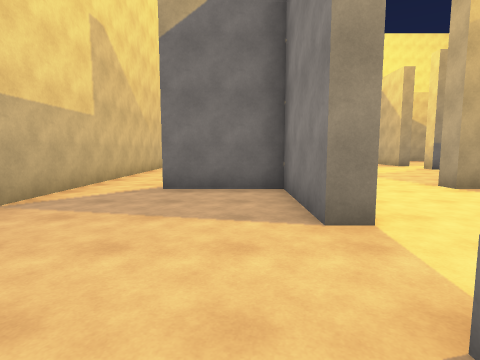
View 1 (above)

24 first-person views from a walk through a 3-D level made in the Unity game engine. The camera is 1.5 m above the floor, tilts 6° down and sees 80° across. The floor is counted in squares, 2 m on a side. Each view is taken from the middle of a square. On the plan, view 1 faces up. The plan holds only what a view shows up to about 10 squares ahead; the rest is blank. The player character is not drawn.

View 2
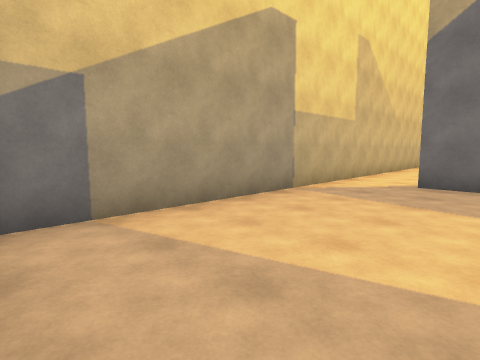

View 3
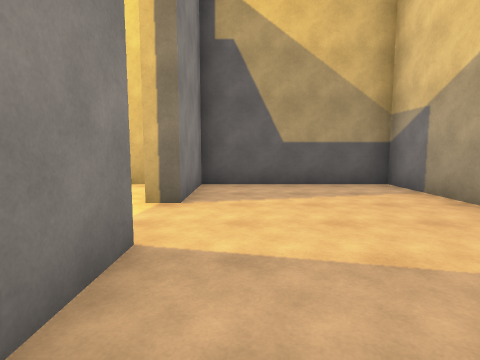

View 4
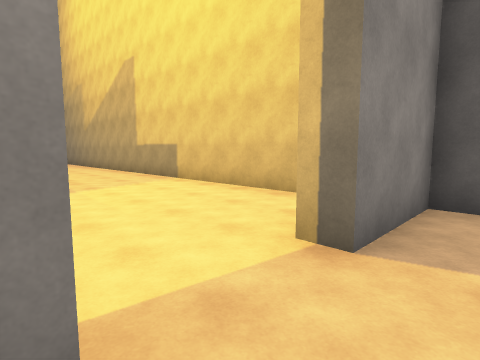

View 5
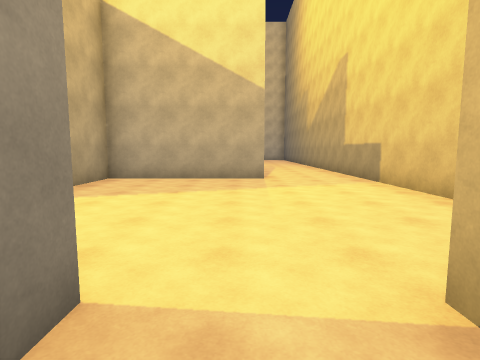

View 6
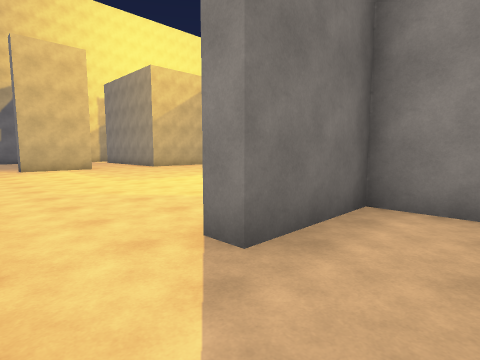

View 7
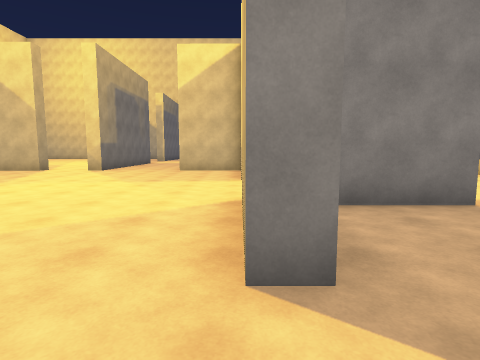

View 8
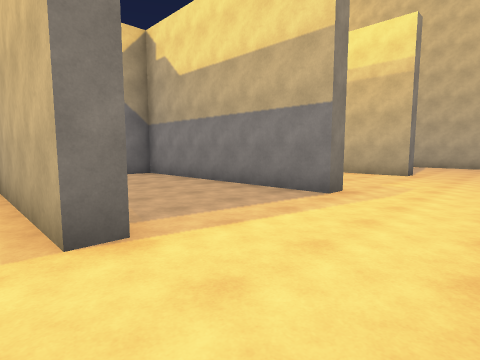

View 9
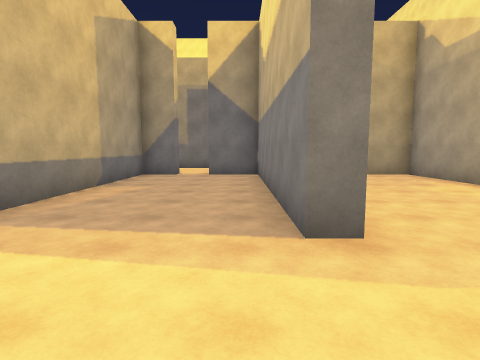

View 10
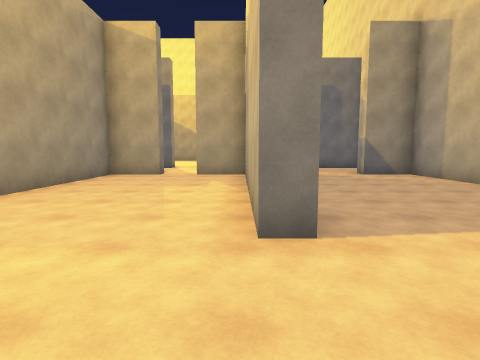

View 11
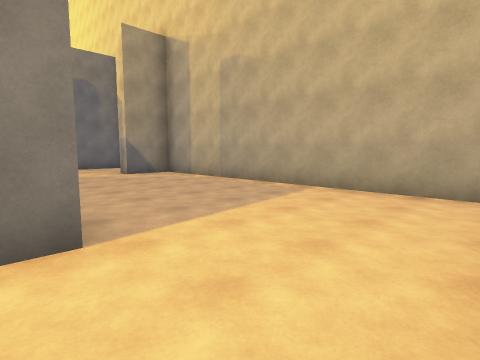

View 12
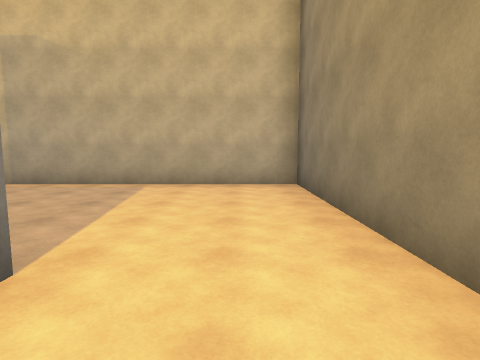

View 13
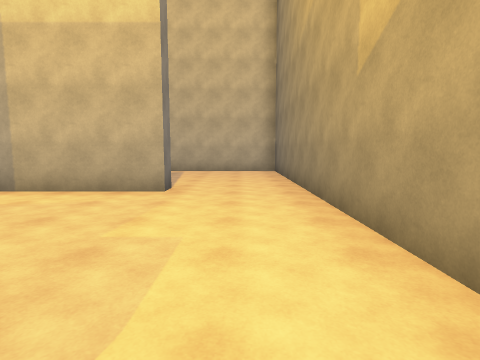

View 14
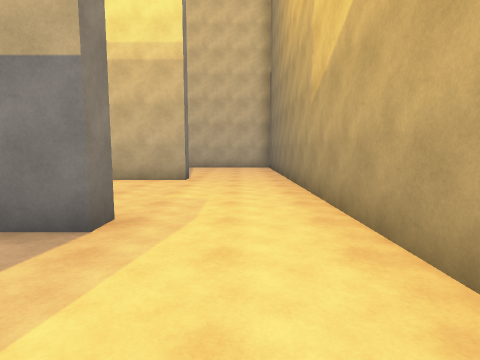

View 15
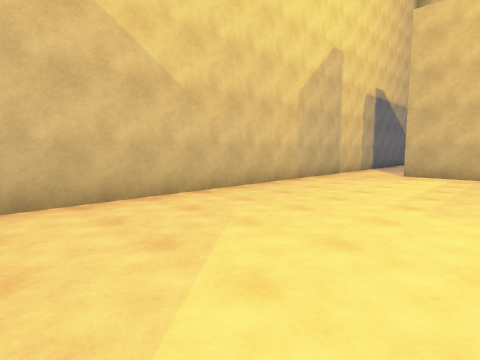

View 16
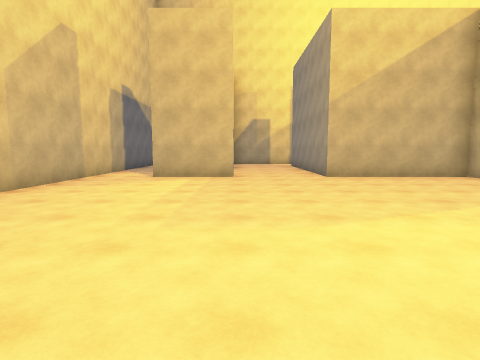

View 17
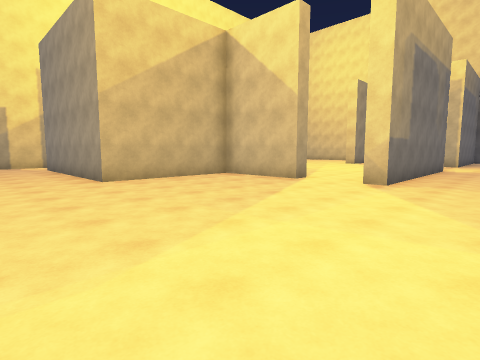

View 18
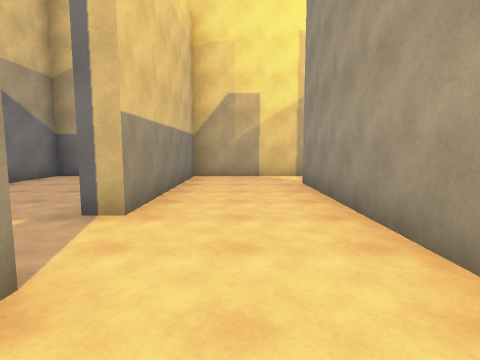

View 19
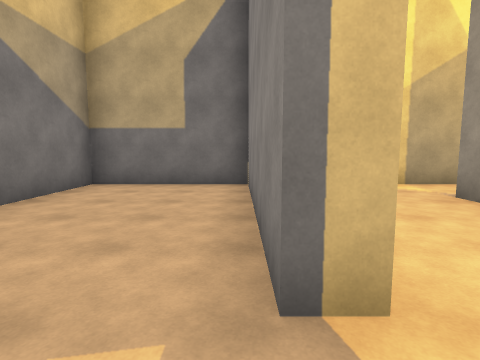

View 20
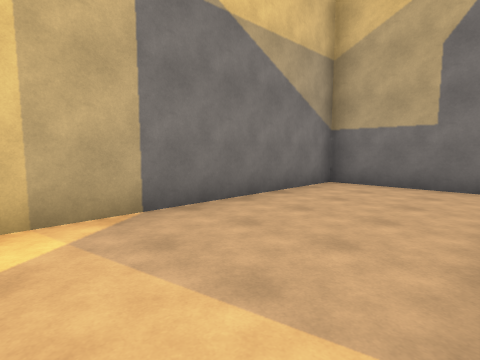

View 21
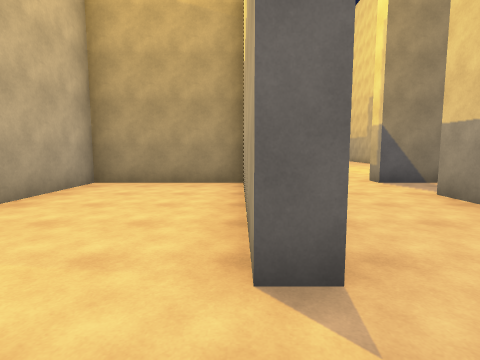

View 22
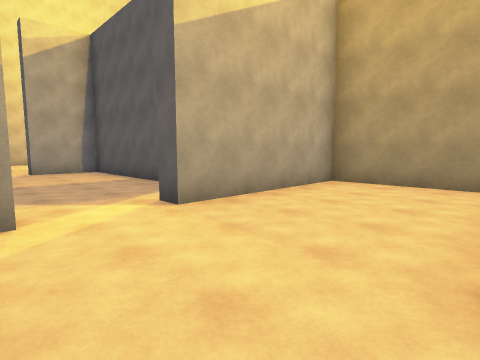

View 23
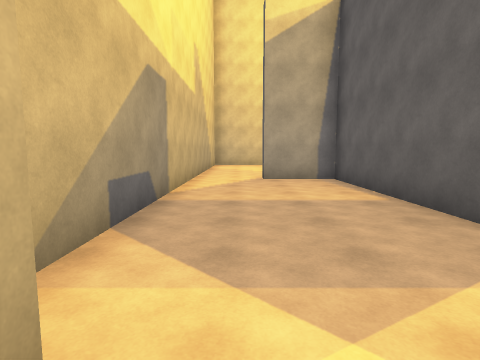

View 24
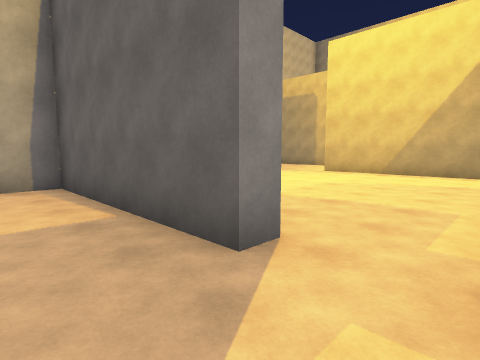

### Floor plan
Points are (right, up) in squares from view 1. A wall is a line through its corners. A room is listed if a view was taken in it or the views show most of it. See-through windows are left out.
Room 1 (views 1, 2, 3, 4, 5, 6)
walls: (0.8, 2.8) (0.8, 5.5) (-1.5, 5.5); (-3.2, 5.4) (-3.2, -1.3) (0.8, -1.3) (0.8, 1)
ways out: opening at (-2.5, 6) to room 2; opening at (1, 1.5) to room 2
Room 2 (views 7, 8, 9, 10, 11, 12, 13, 14, 15, 16, 17, 18, 19, 20)
walls: (9.1, 7.7) (8, 7.7) (8, 2.5); (7.3, 11) (7.3, 11.6); (8.1, 1.4) (7.5, 1.4) (7.5, 5.5) (4.2, 5.5) (4.2, 6); (7.3, 13.3) (7.3, 16) (3.4, 16) (3.4, 21.5); (13.6, 7.7) (12.1, 7.7) (12.1, 3.6); (1.4, 2.8) (0.8, 2.8); (12.1, 1.4) (11.6, 1.4) (11.6, 7.7) (10, 7.7); (0.8, 1) (1.4, 1); (-1.5, 5.5) (-1.5, 6) (1, 6); (2, -1.3) (21.3, -1.3) (21.3, 7.7) (19.8, 7.7); (16.8, 1.4) (16.2, 1.4) (16.2, 7.7) (14.6, 7.7); (-0.6, 16.5) (0.7, 16.5) (0.7, 16) (-1.5, 16) (-1.5, 16.5); (-3.2, 16.4) (-3.2, 5.4); (3.4, 23.2) (0.7, 23.2) (0.7, 18.2) (0.2, 18.2)
ways out: opening at (-2.5, 6) to room 1; opening at (1, 1.5) to room 1; opening at (4, 22.5) to room 3; opening at (-2.5, 16) to room 5; opening at (0, 17.5) to room 5; opening at (8, 9.5); opening at (8, 12.5); opening at (14, 8); opening at (19, 8); gap at (10, 8)
Room 3 (views 21, 22, 23)
walls: (3.4, 21.5) (3.9, 21.5) (3.9, 17.8); (4.9, 23.2) (3.4, 23.2); (3.9, 16.5) (7.3, 16.5) (7.3, 20.9)
ways out: opening at (4, 22.5) to room 2; opening at (8, 21.5) to room 4
Room 4 (view 24)
walls: (9.5, 19.6) (14.3, 19.6) (14.3, 21.5); (14.4, 23.2) (8.6, 23.2); (7.3, 20.9) (7.9, 20.9)
ways out: opening at (8, 21.5) to room 3; opening at (9, 19); opening at (15, 22.5)
Room 5 (no view inside)
walls: (0.2, 18.2) (0.2, 22.8); (0.2, 23.2) (-3.2, 23.2) (-3.2, 16.4)
ways out: opening at (-2.5, 16) to room 2; opening at (0, 17.5) to room 2

Where each view was taken, in squares from view 1:
view 1: 0 up, 0 right, facing up
view 2: 1 down, 0 right, facing up-left
view 3: 5 up, 0 right, facing down
view 4: 3 up, 0 right, facing down-right
view 5: 2 up, 0 right, facing right
view 6: 4 up, 3 left, facing up-right
view 7: 6 up, 3 left, facing right
view 8: 1 down, 7 right, facing up-right
view 9: 1 down, 11 right, facing up
view 10: 1 down, 16 right, facing up
view 11: 1 down, 16 right, facing up-right
view 12: 0 up, 15 right, facing right
view 13: 0 up, 11 right, facing right
view 14: 0 up, 9 right, facing right
view 15: 7 up, 1 right, facing up-left
view 16: 8 up, 1 right, facing up
view 17: 9 up, 1 right, facing up-right
view 18: 15 up, 2 right, facing up
view 19: 17 up, 0 right, facing up
view 20: 17 up, 0 right, facing up-left
view 21: 23 up, 4 right, facing down
view 22: 23 up, 4 right, facing down-right
view 23: 22 up, 7 right, facing right
view 24: 21 up, 8 right, facing down-right
